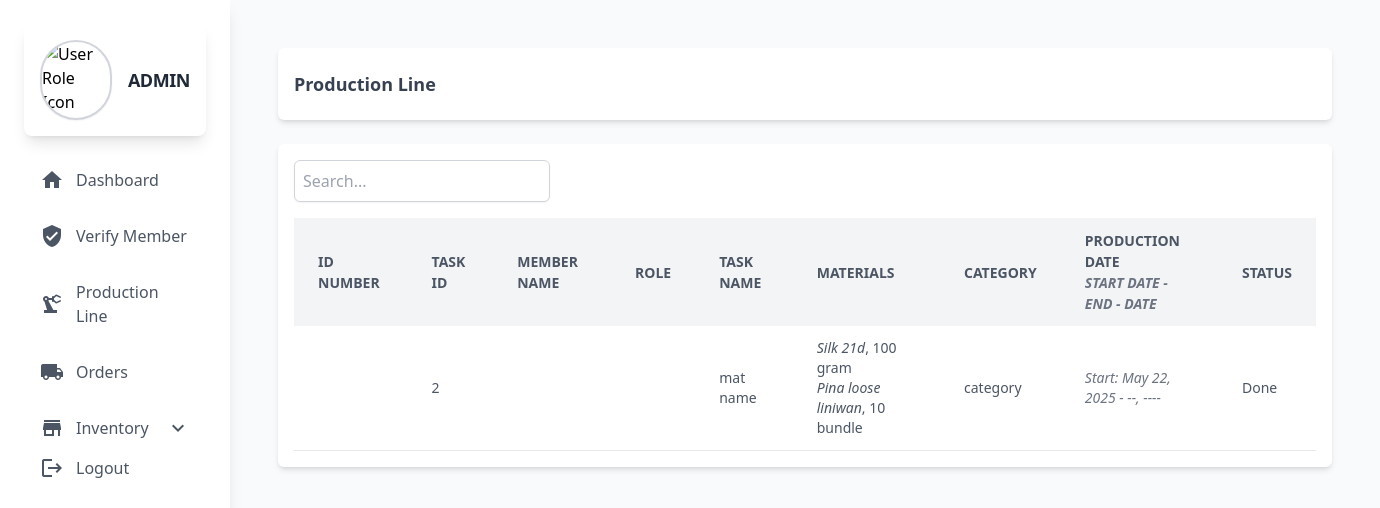
The page /admin/production_line.php (signed in) on the database as committed earlier.
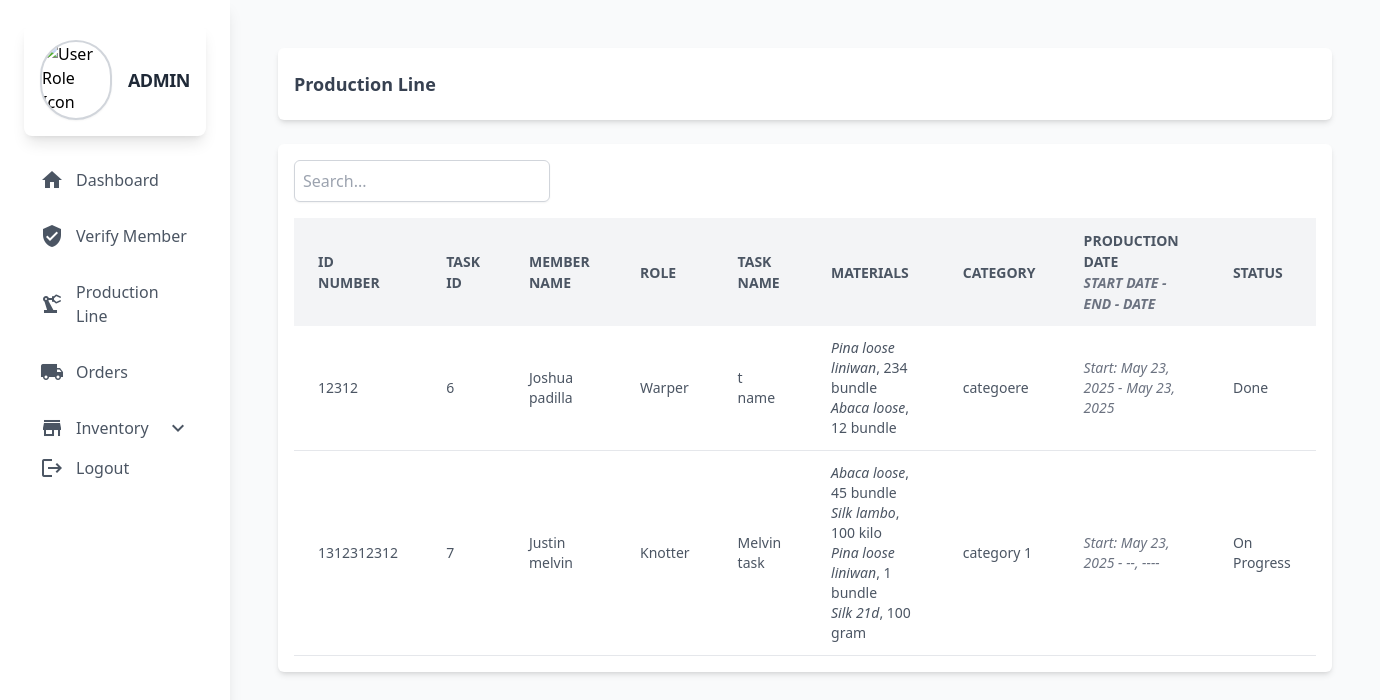
The same page on the database as committed later.
### tables this page shows
CREATE TABLE `task` (
  `task_id` int(11) NOT NULL,
  `task_user_id` int(11) NOT NULL,
  `task_name` varchar(60) NOT NULL,
  `task_material` longtext NOT NULL CHECK (json_valid(`task_material`)),
  `task_category` varchar(60) NOT NULL,
  `date_start` date NOT NULL,
  `date_end` date DEFAULT NULL,
  `status` varchar(60) NOT NULL
);

CREATE TABLE `raw_materials` (
  `id` int(11) NOT NULL,
  `rm_name` varchar(60) NOT NULL,
  `rm_description` text DEFAULT NULL,
  `rm_quantity` varchar(255) NOT NULL,
  `rm_status` varchar(60) NOT NULL
);

CREATE TABLE `user_member` (
  `id` int(11) NOT NULL,
  `id_number` varchar(60) NOT NULL,
  `fullname` varchar(255) NOT NULL,
  `email` varchar(60) NOT NULL,
  `phone` varchar(60) NOT NULL,
  `role` varchar(60) NOT NULL,
  `sex` varchar(60) NOT NULL,
  `password` varchar(255) NOT NULL,
  `date_created` timestamp NOT NULL DEFAULT current_timestamp() ON UPDATE current_timestamp(),
  `status` int(11) NOT NULL DEFAULT 0 COMMENT '0=NonVerify,1=Verified,2=disabled'
);

### admin/backend/dbconnect.php (called while the page is built, shortened)
<?php
class db_connect
{
    public $host = db_host;
    public $user = db_user;
    public $pass = db_pass;
    public $name = db_name;
    public function connect()
    {
        try {
            $this->conn = new mysqli($this->host, $this->user, $this->pass, $this->name);
        } catch (\Throwable $th) {
            header("Location:setup.php");
        }
    }
}
?>

### admin/backend/class.php (called while the page is built, shortened)
<?php
include ('dbconnect.php');
class global_class extends db_connect
{
     public function get_list_task()
    {
        $stmt = $this->conn->prepare("SELECT
        task.task_id,
        task.task_user_id,
        task.task_name,
        task.task_material,
        task.task_category,
        task.date_start,
        task.date_end,
        task.status as task_status,
        user_member.id as user_id,
        user_member.fullname,
        user_member.role,
        user_member.id_number
        FROM task
        LEFT JOIN user_member
        ON user_member.id = task.task_user_id
        ");
        $stmt->execute();
        $result = $stmt->get_result();
        return $result;
    }
    public function get_raw_materials_details($id)
    {
        $stmt = $this->conn->prepare("SELECT * FROM raw_materials WHERE id = ?");
        $stmt->bind_param("i", $id);
        $stmt->execute();
        $result = $stmt->get_result();
        $data = $result->fetch_assoc();
        return $data;
    }
}

### admin/backend/end-points/list_task.php (the view, shortened to what this page needs)
<?php
$list_task = $db->get_list_task();
if ($list_task && $list_task->num_rows > 0): ?>
    <?php while ($task = $list_task->fetch_assoc()): ?>
        <tr class="border-b border-gray-200 hover:bg-gray-50">
            <td class="py-3 px-6 text-left"><?php echo htmlspecialchars($task['id_number']); ?></td>
            <td class="py-3 px-6 text-left"><?php echo htmlspecialchars($task['task_id']); ?></td>
            <td class="py-3 px-6 text-left"><?php echo htmlspecialchars(ucfirst($task['fullname'])); ?></td>
            <td class="py-3 px-6 text-left"><?php echo htmlspecialchars(ucfirst($task['role'])); ?></td>
            <td class="py-3 px-6 text-left"><?php echo htmlspecialchars($task['task_name']); ?></td>
            <td class="py-3 px-6 text-left">
                <?php
                $materials = json_decode($task['task_material'], true);
                if ($materials && is_array($materials)) {
                    foreach ($materials as $material) {
                        $details = $db->get_raw_materials_details($material['raw_id']);
                       if ($details) {
                            echo '<i>' . htmlspecialchars(ucfirst($details['rm_name'])) . '</i>, ' .
                                htmlspecialchars("{$material['quantity']} {$material['unit']}") . "<br>";
                        } else {
                            echo htmlspecialchars("Unknown material, {$material['quantity']} {$material['unit']}") . "<br>";
                        }
                    }
                } else {
                    echo "--";
                }
                ?>
            </td>
            <td class="py-3 px-6 text-left"><?php echo htmlspecialchars($task['task_category']); ?></td>
            <td class="py-3 px-6 text-left">
                <div>
                    <i class="text-sm italic text-gray-500">
                        Start:
                        <?php
                        echo !empty($task['date_start']) ? date("F j, Y", strtotime($task['date_start'])) : '--';
                        ?>
                        -
                        <?php
                        echo !empty($task['date_end']) ? date("F j, Y", strtotime($task['date_end'])) : '--, ----';
                        ?>
                    </i>
                </div>
            </td>
            <td class="py-3 px-6 text-left"><?= $task['task_status'] ?></td>
        </tr>
    <?php endwhile; ?>
<?php else: ?>
    <tr>
        <td colspan="7" class="p-2">No record found.</td>
    </tr>
<?php endif; ?>

### admin/components/header.php (shortened to what this page needs)
<?php
include('backend/class.php');
$db = new global_class();
?>
<!DOCTYPE html>
<html lang="en">
<head>
  <script src="https://cdn.tailwindcss.com"></script>
  <link rel="stylesheet" href="https://cdnjs.cloudflare.com/ajax/libs/AlertifyJS/1.13.1/css/alertify.css" />
  <link rel="stylesheet" href="https://cdn.jsdelivr.net/npm/sweetalert2@11/dist/sweetalert2.min.css">
</head>
<body class="bg-gray-100 font-sans antialiased">
  <div class="min-h-screen flex flex-col lg:flex-row">
<aside id="sidebar" class="bg-white shadow-lg w-64 lg:w-1/5 xl:w-1/6 p-6 space-y-6 lg:static fixed inset-y-0 left-0 z-50 transform -translate-x-full lg:translate-x-0 transition-transform duration-300 ease-in-out">
    <div class="flex items-center space-x-4 p-4 bg-white rounded-lg shadow-lg hover:shadow-xl transition-shadow duration-300">
        <img src="https://cdn-icons-png.flaticon.com/512/3135/3135715.png" alt="User Role Icon" class="w-20 h-20 rounded-full border-2 border-gray-300 shadow-sm transform transition-transform duration-300 hover:scale-105">
        <h1 class="text-lg font-bold text-gray-800 tracking-tight text-left lg:text-left hover:text-indigo-600 transition-colors duration-300">
            <?= strtoupper($_SESSION['user_type']) ?>
        </h1>
    </div>
    <nav class="space-y-4 text-left lg:text-left">
    <a href="home" class="flex items-center lg:justify-start space-x-3 text-gray-600 hover:text-blue-500 hover:bg-gray-100 px-4 py-2 rounded-md transition-all duration-300">
        <span class="material-icons">home</span>
        <span>Dashboard</span>
    </a>
    <a href="member" class="flex items-center lg:justify-start space-x-3 text-gray-600 hover:text-blue-500 hover:bg-gray-100 px-4 py-2 rounded-md transition-all duration-300">
        <span class="material-icons">verified_user</span>
        <span>Verify Member</span>
    </a>
    <a href="production_line" class="flex items-center lg:justify-start space-x-3 text-gray-600 hover:text-blue-500 hover:bg-gray-100 px-4 py-2 rounded-md transition-all duration-300">
        <span class="material-icons">precision_manufacturing</span>
        <span>Production Line</span>
    </a>
    <a href="sales" class="flex items-center lg:justify-start space-x-3 text-gray-600 hover:text-blue-500 hover:bg-gray-100 px-4 py-2 rounded-md transition-all duration-300">
    <span class="material-icons">local_shipping</span>
    <span>Orders</span>
</a>
    <button id="toggleAssets" class="w-full flex items-center justify-between text-gray-600 hover:text-yellow-300 hover:bg-gray-800 px-4 py-2 rounded-md transition-all duration-300">
        <div class="flex items-center space-x-3">
            <span class="material-icons">store</span>
            <span>Inventory</span>
        </div>
        <span class="material-icons">expand_more</span>
    </button>
    <a href="logout.php">
        <button type="submit" class="flex items-center lg:justify-start space-x-3 text-gray-600 hover:text-red-500 hover:bg-gray-100 px-4 py-2 rounded-md transition-all duration-300">
            <span class="material-icons">logout</span>
            <span>Logout</span>
        </button>
    </a>
</nav>
</aside>
    <main class="flex-1 bg-gray-50 p-8 lg:p-12">

### admin/production_line.php (shortened to what this page needs)
<?php include "components/header.php";?>
<div class="flex justify-between items-center bg-white p-4 mb-6 rounded-md shadow-md">
    <h2 class="text-lg font-semibold text-gray-700">Production Line</h2>
    <div class="w-10 h-10 ">
    </div>
</div>
<div class="overflow-x-auto bg-white rounded-md shadow-md p-4">
    <div class="mb-4">
    <input type="text" id="searchInput" placeholder="Search..." class="w-64 p-2 border border-gray-300 rounded-md shadow-sm focus:outline-none focus:ring-2 focus:ring-blue-400">
</div>
    <table class="min-w-full table-auto" id="weaverTable">
        <thead>
            <tr class="bg-gray-100 text-gray-600 uppercase text-sm leading-normal">
                <th class="py-3 px-6 text-left">ID Number</th>
                <th class="py-3 px-6 text-left">Task ID</th>
                <th class="py-3 px-6 text-left">Member Name</th>
                <th class="py-3 px-6 text-left">Role</th>
                <th class="py-3 px-6 text-left">Task Name</th>
                <th class="py-3 px-6 text-left">Materials</th>
                <th class="py-3 px-6 text-left">Category</th>
                <th class="py-3 px-6 text-left">
                <div>
                    Production Date<br>
                    <i class="text-sm italic text-gray-500">Start Date - End - Date</i>
                </div>
                </th>
                <th class="py-3 px-6 text-left">Status</th>
            </tr>
        </thead>
        <tbody class="text-gray-600 text-sm">
            <?php
            include "backend/end-points/list_task.php";
            ?>
        </tbody>
    </table>
</div>
<?php include "components/footer.php";?>

### admin/components/footer.php (shortened to what this page needs)
 </main>
</div>
<link href="https://cdn.jsdelivr.net/npm/select2@4.1.0-rc.0/dist/css/select2.min.css" rel="stylesheet" />
</body>
</html>

Rows that differ between the two databases and show on the page:
removed task: task_id "2", task_name "mat name", task_category "category", date_start "May 22, 2025", status "Done", raw_materials (rm_name "Silk 21d", unit "100 gram"), raw_materials (rm_name "Pina loose liniwan", unit "10 bundle")
added task: user_member.id_number "12312", task_id "6", user_member.fullname "Joshua padilla", user_member.role "Warper", task_name "t name", task_category "categoere", date_start "May 23, 2025", date_end "May 23, 2025", status "Done", raw_materials (rm_name "Pina loose liniwan", unit "234 bundle")
now on this page (row unchanged): raw_materials: rm_name "Abaca loose", unit "12 bundle", unit "45 bundle"
added task: user_member.id_number "1312312312", task_id "7", user_member.fullname "Justin melvin", user_member.role "Knotter", task_name "Melvin task", task_category "category 1", date_start "May 23, 2025", status "On Progress", raw_materials (rm_name "Pina loose liniwan", unit "1 bundle"), raw_materials (rm_name "Silk 21d", unit "100 gram")
now on this page (row unchanged): raw_materials: rm_name "Silk lambo", unit "100 kilo", shown under "1312312312"
